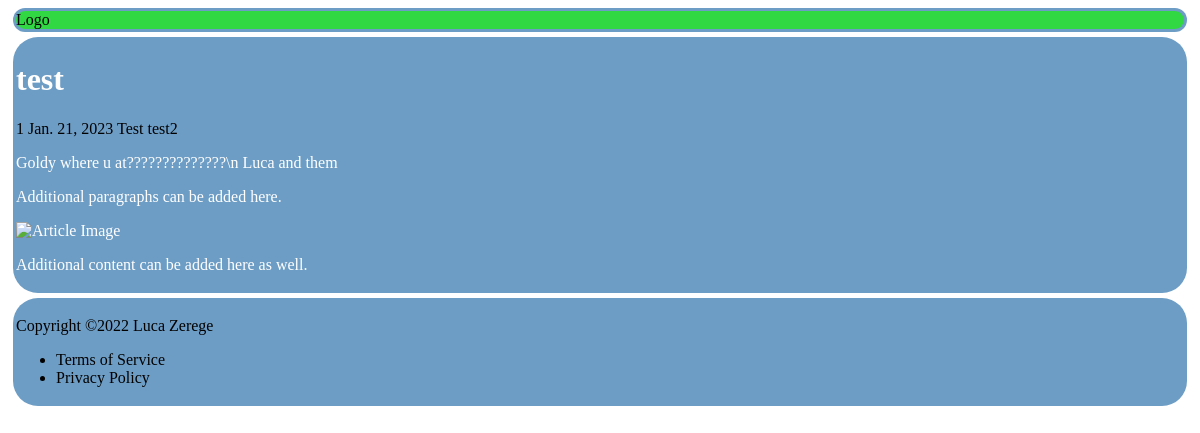
The page /resource/article/abcdefgh/ on the database its author committed.
### resources/models.py (models this page shows, shortened)
class Article(models.Model):
    title = models.CharField(max_length=250, blank=True, null=True)
    author = models.CharField(max_length=250, blank=True, null=True)
    sources = models.ManyToManyField(Source)
    date_published = models.DateField(auto_now=True)
    topic = models.CharField(max_length=100, blank=True, null=True)
    content = models.TextField(null=True)
    visuals = models.FileField(upload_to='uploads/', null=True)
    unique_id = models.CharField(max_length=8, default=''.join(random.choices(string.ascii_letters, k=8)))

class Source(models.Model):
    link = models.CharField(max_length=1_000, blank=True, null=True)
    name = models.CharField(max_length=250, blank=True, null=True)

### resources/views.py (the view)
# urls.py: path('article/<str:unique_id>/', views.article_view, name='article_view'),
def article_view(request, unique_id):
    article = Article.objects.filter(unique_id=unique_id)[0]
    sources = article.sources.all()
    context = {"article": article, "sources": sources}
    return render(request, "article.html", context)

### templates/article.html (shortened to what this page needs)
{% load static %}
<!DOCTYPE html>
<html>
  <head>
    <link rel="stylesheet" type='text/css' href="{% static 'article.css' %}">
  </head>
  <body>
    <header>
      <div class="container">
        <div class="logo">
          <a href="#">Logo</a>
    </header>
    <div class="container">
      <h1 class="title">{{article.title}}</h1>
      <div class="meta">
        <span class="author">{{article.author}}</span>
        <span class="date">{{article.date_published}}</span>
        {%for source in sources%}
        <a href="{{source.link}}">{{source.name}}</a>
        {% endfor %}
      </div>
      <div class="content">
        <p>{{article.content}}</p>
        <p>Additional paragraphs can be added here.</p>
        <img src="image.jpg" alt="Article Image">
        <p>Additional content can be added here as well.</p>
      </div>
    </div>
    <footer>
      <div class="container">
        <p>Copyright ©2022 Luca Zerege</p>
        <ul>
          <li><a href="#">Terms of Service</a></li>
          <li><a href="#">Privacy Policy</a></li>
        </ul>
      </div>
    </footer>
  </body>
</html>

### static/article.css (style rules this page uses)
div.container { background-color: #6D9DC5; border-radius: 25px; padding: 3px; margin: 5px; }
div.logo { background-color: #31D843; border-radius: 50px; }
h1.title { color: #FFFFFF; }
div.content { color: #FFFFFF; }
a { text-decoration: none; color: black; }

### rows shown on the page
Article: title "test", author "1", date_published "Jan. 21, 2023", content "Goldy where u at??????????????\\n Luca and them"
Source: name "Test"
Source: name "test2"
